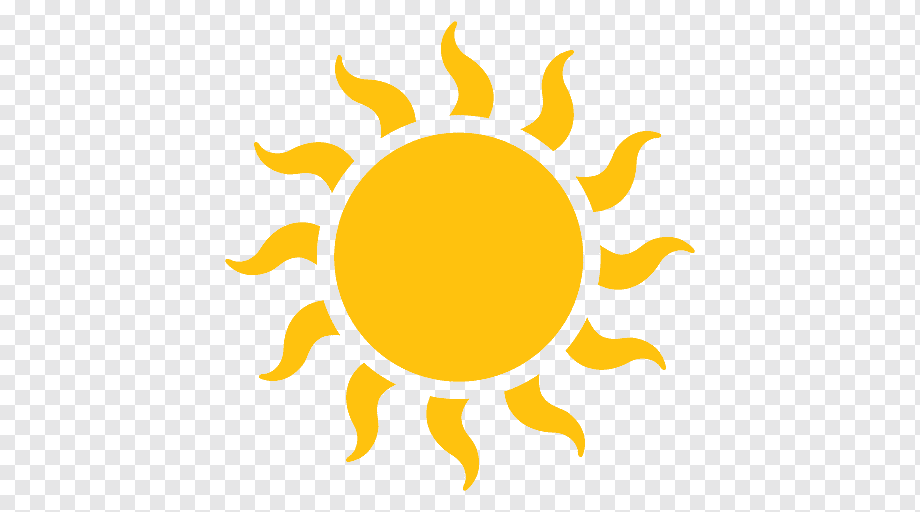
#> input picture sun.png, 920 x 512 px
$ python shadow.py
#> lines starting #> are read from the running program, lines starting #| are printed output that depends on the picture
import math
import numpy as np
import matplotlib.pyplot as plt
from mpl_toolkits.mplot3d.art3d import Poly3DCollection
import matplotlib.image as mpimg

# Kullanıcıdan yükseklik girişi alınır
height = float(input("Yükseklik (m): "))
#> the answer given: 100


sun_altitude = math.radians(33)  # Sabit bir yükseklik açısı (90 derece)

if sun_altitude==math.radians(0):
    try:
        print(math.degrees(sun_altitude))
    except ZeroDivisionError:
        # Sıfıra bölme hatası durumunda çalışacak kod bloğu
        print("Please enter a valid number.")
sun_azimuth = math.radians(110)    # Sabit bir azimut açısı (90 derece)


print("Sun altitude:",(math.degrees(sun_altitude)))
print("Sun azimuth:",math.degrees(sun_azimuth))

def calculateShadowLength(height, sun_altitude):
    if sun_altitude == math.radians(90):
        return 0
    if sun_altitude==math.radians(0):
        print("Please enter a valid value")

    shadow_length = height / math.tan(sun_altitude)
    return float(shadow_length)

def calculateShadowWidthAngle(height, shadow_length):
    shadow_width_radians = math.atan2(shadow_length, height)
    shadow_width_angle = math.degrees(shadow_width_radians)
    return shadow_width_angle

# Güneşin yükseklik ve azimut açıları hesaplanır
altitude, azimuth = sun_altitude, sun_azimuth

# Gölge uzunluğu hesaplanır
shadow_length = calculateShadowLength(height, altitude)
print(f"Gölge Uzunluğu: {shadow_length:.2f} m")

# Gölge genişlik açısı hesaplanır
shadow_width_angle = calculateShadowWidthAngle(height, shadow_length)
print(f"Gölge Genişlik Açısı: {shadow_width_angle:.2f} derece")

# Gölge alanı hesaplanır
def calculateShadowArea(height, sun_altitude, shadow_width_angle):
    shadow_area = height * shadow_length * math.tan(sun_altitude + math.radians(shadow_width_angle / 2))
    return shadow_area

shadow_area = calculateShadowArea(height, altitude, shadow_width_angle)
print(f"Gölge Alanı: {shadow_area:.2f} m^2")

def poligonCreate(height, sun_altitude, sun_azimuth):
    # Tabanın altı köşe noktasını belirle (x, y, z) formatında
#> called with height = 100, sun_altitude = 0.576, sun_azimuth = 1.92
    base_vertices = np.array([
        [0, 0, 0],    # Nokta A (x, y, z)
        [0, 30, 0],   # Nokta B (x, y, z)
        [10, 30, 0],  # Nokta C (x, y, z)
        [10, 15, 0],  # Nokta D (x, y, z)
        [25, 15, 0],  # Nokta E (x, y, z)
        [25, 0, 0],   # Nokta F (x, y, z)
    ])

    top_vertices = base_vertices + [0, 0, height]

    # Poligonun yüzlerini tanımla
    faces = [
        [base_vertices[0], base_vertices[1], top_vertices[1], top_vertices[0]],  # Alt yüz 1
        [base_vertices[1], base_vertices[2], top_vertices[2], top_vertices[1]],  # Alt yüz 2
        [base_vertices[2], base_vertices[3], top_vertices[3], top_vertices[2]],  # Alt yüz 3
        [base_vertices[3], base_vertices[4], top_vertices[4], top_vertices[3]],  # Alt yüz 4
        [base_vertices[4], base_vertices[5], top_vertices[5], top_vertices[4]],  # Alt yüz 5
        [base_vertices[0], base_vertices[1], base_vertices[2], base_vertices[3], base_vertices[4], base_vertices[5]],
        # Taban yüz
        [top_vertices[0], top_vertices[1], top_vertices[2], top_vertices[3], top_vertices[4], top_vertices[5]],
        # Üst yüz
    ]

    def calculateShadowStartPoint(base_vertices, shadow_length, sun_altitude, sun_azimuth):
#> called with base_vertices = array of shape (6, 3), shadow_length = 154, sun_altitude = 0.576, sun_azimuth = 1.92
        shadow_start_points = []
        for vertex in base_vertices:
            x, y, z = vertex
            shadow_start_point = [
                x - shadow_length * math.tan(sun_azimuth),
                y - shadow_length * math.tan(sun_altitude),
                z
            ]
            shadow_start_points.append(shadow_start_point)
            print(shadow_start_point)
        return shadow_start_points

    base_vertices_shadow = calculateShadowStartPoint(base_vertices, shadow_length, sun_altitude,sun_azimuth)

    # Gölge yüzeyini tanımla
    faces_shadow = [
        [base_vertices_shadow[0], base_vertices_shadow[1], base_vertices[1], base_vertices[0]],  # Sol yüzey
        [base_vertices_shadow[1], base_vertices_shadow[2], base_vertices[2], base_vertices[1]],  # Ön yüzey
        [base_vertices_shadow[2], base_vertices_shadow[3], base_vertices[3], base_vertices[2]],  # Sağ yüzey
        [base_vertices_shadow[3], base_vertices_shadow[4], base_vertices[4], base_vertices[3]],  # Arka yüzey
        [base_vertices_shadow[4], base_vertices_shadow[5], base_vertices[5], base_vertices[4]],  # Alt yüzey
    ]

    # Eksen oluştur
    fig = plt.figure()
    ax = fig.add_subplot(111, projection='3d')
    #ax.view_init(elev=90,azim=-90)

    poly2d = [[vertice for vertice in face] for face in faces_shadow]  # Köşe noktalarını düzgünce kullan
    ax.add_collection3d(Poly3DCollection(poly2d, facecolors='black', linewidths=1, edgecolors='gray', alpha=0.2))

    # Poligonu oluştur
    poly3d = [[vertice for vertice in face] for face in faces]  # Köşe noktalarını düzgünce kullan
    ax.add_collection3d(Poly3DCollection(poly3d, facecolors='red', linewidths=1, edgecolors='red', alpha=0.5))

    # Eksen sınırlarını ayarla
    ax.set_xlim(-60, 60)
    ax.set_ylim(-60, 60)
    ax.set_zlim(0, 50)

    # Güneş resmini yükleyin
    sun_img = mpimg.imread('sun.png')
#> sun_img is the input picture: shape (512, 920, 4) float32; mean R, G, B, A 0.96, 0.92, 0.803, 1

    # Güneşi sahne dışına eklemek için yeni bir subplot oluşturun
    ax2 = fig.add_axes([0.5, 0.8, 0.2, 0.2], zorder=1)
    ax2.imshow(sun_img, alpha=0.5)  # alpha saydamlığı belirler (0-1 arasında olmalı)
    ax2.axis('off')  # Eksenleri kapat


    plt.show()
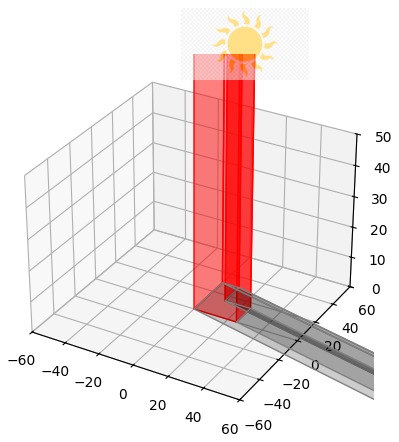
#> figure drawn by matplotlib, 2 panels

poligonCreate(height, sun_altitude, sun_azimuth)

$ run again, with 1resim.png copied over sun.png
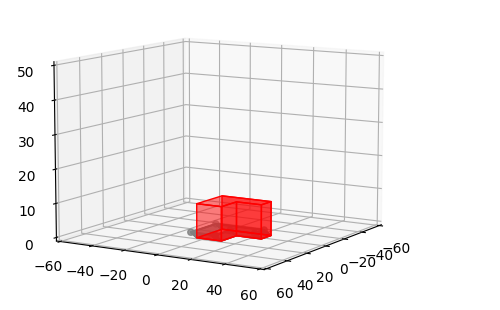
#> input picture 1resim.png, 500 x 310 px
#> in poligonCreate, sun_img is the input picture: shape (310, 500, 4) float32; mean R, G, B, A 0.96, 0.945, 0.945, 1
#> in poligonCreate, `plt.show()`:
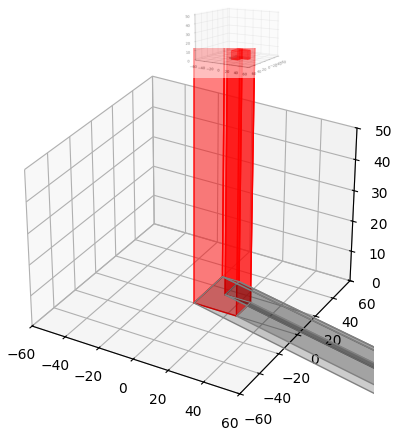
#> figure drawn by matplotlib, 2 panels
